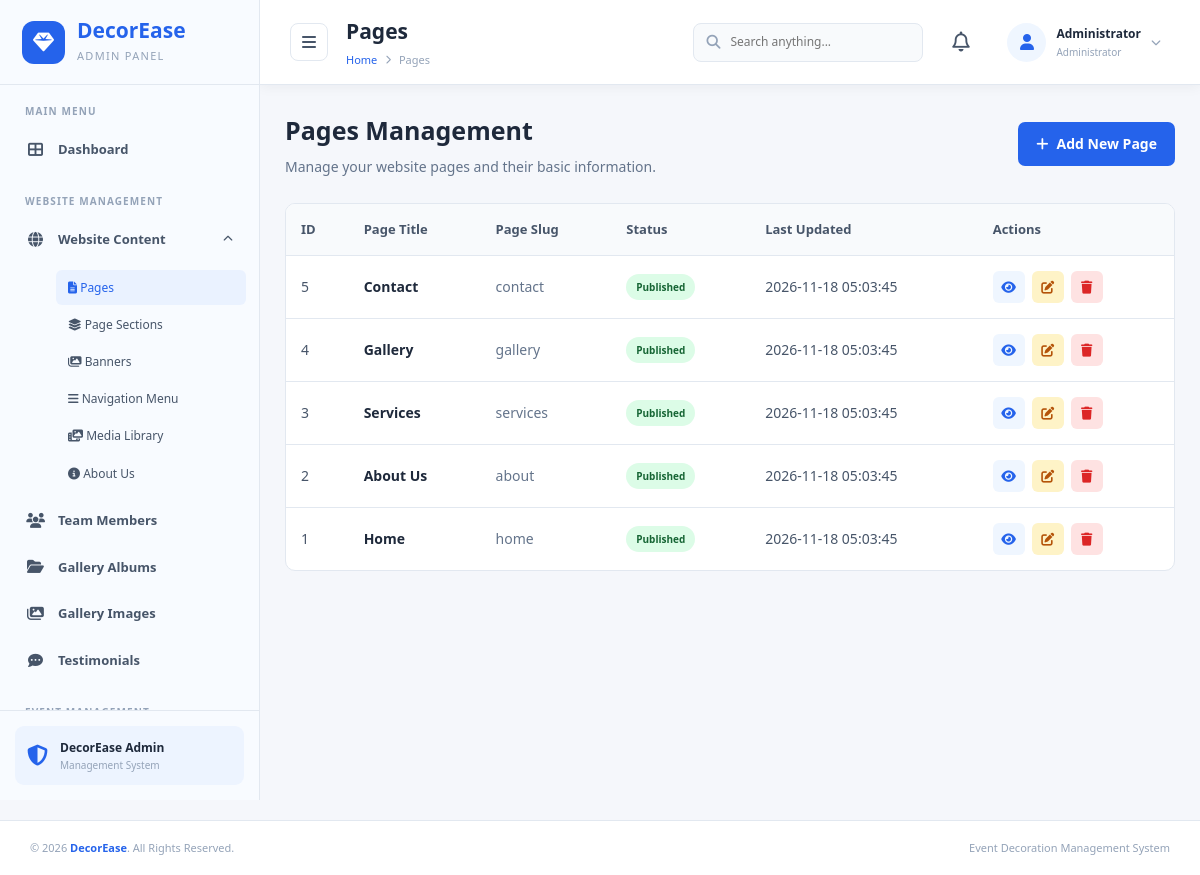
Page /admin/pages.php on the committed database.
### tables this page shows
CREATE TABLE `pages` (
  `page_id` int(10) UNSIGNED NOT NULL,
  `page_title` varchar(200) NOT NULL,
  `page_slug` varchar(150) NOT NULL,
  `meta_title` varchar(255) DEFAULT NULL,
  `meta_description` text DEFAULT NULL,
  `status` enum('published','draft') DEFAULT 'published',
  `updated_at` timestamp NOT NULL DEFAULT current_timestamp() ON UPDATE current_timestamp()
);

### admin/pages.php (the view, shortened to what this page needs)
<?php
include_once '../db.php';
$result = $conn->query("
    SELECT *
    FROM pages
    ORDER BY page_id DESC
");
function pageEscape($value) {
    return htmlspecialchars((string)$value, ENT_QUOTES, 'UTF-8');
}
?>
<!DOCTYPE html>
<html lang="en">
<head>
    <link rel="stylesheet" href="includes/css/admin.css">
    <link rel="stylesheet"
          href="https://cdnjs.cloudflare.com/ajax/libs/font-awesome/6.5.0/css/all.min.css">
</head>
<body>
<div class="admin-container">
    <?php include 'includes/sidebar.php'; ?>
    <main class="main-content">
        <?php include 'includes/header.php'; ?>
        <section class="pages-content">
            <div class="page-heading">
                <div>
                    <h2>Pages Management</h2>
                    <p>Manage your website pages and their basic information.</p>
                </div>
                <a href="add_page.php" class="add-page-btn">
                    <i class="fas fa-plus"></i>
                    Add New Page
                </a>
            </div>
            <div class="pages-table-card">
                <table class="pages-table">
                    <thead>
                        <tr>
                            <th>ID</th>
                            <th>Page Title</th>
                            <th>Page Slug</th>
                            <th>Status</th>
                            <th>Last Updated</th>
                            <th>Actions</th>
                        </tr>
                    </thead>
                    <tbody>
                        <?php if ($result && $result->num_rows > 0): ?>
                            <?php while ($page = $result->fetch_assoc()): ?>
                                <tr>
                                    <td>
                                        <?= (int)$page['page_id']; ?>
                                    </td>
                                    <td>
                                        <span class="page-title">
                                            <?= pageEscape($page['page_title']); ?>
                                        </span>
                                    </td>
                                    <td>
                                        <span class="page-slug">
                                            <?= pageEscape($page['page_slug']); ?>
                                        </span>
                                    </td>
                                    <td>
                                        <span class="status status-<?= pageEscape($page['status']); ?>">
                                            <?= ucfirst(pageEscape($page['status'])); ?>
                                        </span>
                                    </td>
                                    <td>
                                        <?= pageEscape($page['updated_at']); ?>
                                    </td>
                                    <td>
                                        <div class="action-buttons">
                                            <a href="view_page.php?id=<?= (int)$page['page_id']; ?>"
                                               class="view-btn"
                                               title="View">
                                                <i class="fas fa-eye"></i>
                                            </a>
                                            <a href="edit_page.php?id=<?= (int)$page['page_id']; ?>"
                                               class="edit-btn"
                                               title="Edit">
                                                <i class="fas fa-edit"></i>
                                            </a>
                                            <a href="delete_page.php?id=<?= (int)$page['page_id']; ?>"
                                               class="delete-btn"
                                               title="Delete"
                                               onclick="return confirm('Are you sure you want to delete this page?');">
                                                <i class="fas fa-trash"></i>
                                            </a>
                                        </div>
                                    </td>
                                </tr>
                            <?php endwhile; ?>
                        <?php endif; ?>
                    </tbody>
                </table>
            </div>
        </section>
    </main>
</div>
<?php include 'includes/footer.php'; ?>
</body>
</html>

### admin/pages.php (style rules this page uses)
.pages-content { padding: 25px; }
.page-heading { display: flex; justify-content: space-between; align-items: center; gap: 15px; margin-bottom: 25px; flex-wrap: wrap; }
.page-heading h2 { color: #1e293b; font-size: 25px; margin: 0 0 6px; }
.page-heading p { color: #64748b; margin: 0; font-size: 14px; }
.add-page-btn { display: inline-flex; align-items: center; gap: 8px; padding: 11px 18px; background: #2563eb; color: #fff; text-decoration: none; border-radius: 7px; font-size: 14px; font-weight: 600; transition: 0.2s; }
.pages-table-card { background: #fff; border: 1px solid #e2e8f0; border-radius: 10px; overflow-x: auto; }
.pages-table { width: 100%; border-collapse: collapse; min-width: 750px; }
.pages-table th { background: #f8fafc; color: #475569; font-size: 13px; font-weight: 600; text-align: left; padding: 15px; border-bottom: 1px solid #e2e8f0; white-space: nowrap; }
.pages-table td { padding: 15px; color: #475569; font-size: 14px; border-bottom: 1px solid #e2e8f0; }
.pages-table tr:last-child td { border-bottom: none; }
.page-title { color: #1e293b; font-weight: 600; }
.page-slug { color: #64748b; }
.status { display: inline-block; padding: 5px 10px; border-radius: 20px; font-size: 12px; font-weight: 600; }
.status-published { background: #dcfce7; color: #166534; }
.action-buttons { display: flex; gap: 7px; align-items: center; }
.action-buttons a { width: 32px; height: 32px; display: inline-flex; align-items: center; justify-content: center; border-radius: 6px; text-decoration: none; font-size: 13px; }
.view-btn { background: #eff6ff; color: #2563eb; }
.edit-btn { background: #fef3c7; color: #b45309; }
.delete-btn { background: #fee2e2; color: #dc2626; }

### rows in the picture
pages: page_id "5", page_title "Contact", page_slug "contact", status "Published", updated_at "2026-11-18 05:03:45"
pages: page_id "4", page_title "Gallery", page_slug "gallery", status "Published", updated_at "2026-11-18 05:03:45"
pages: page_id "3", page_title "Services", page_slug "services", status "Published", updated_at "2026-11-18 05:03:45"
pages: page_id "2", page_title "About Us", page_slug "about", status "Published", updated_at "2026-11-18 05:03:45"
pages: page_id "1", page_title "Home", page_slug "home", status "Published", updated_at "2026-11-18 05:03:45"

### other values in the picture
$pageTitle "Pages"
$adminName "Administrator"
